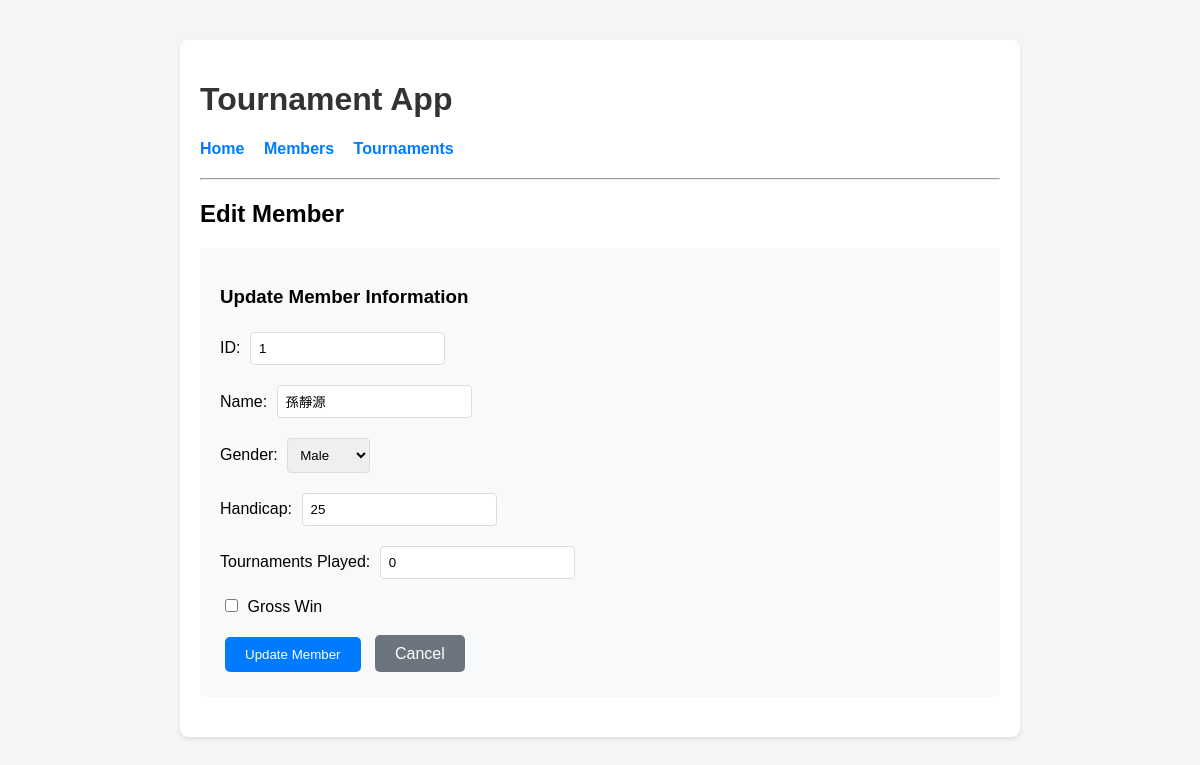
Page /edit_member/1 on the committed database.
### tables this page shows
CREATE TABLE members (
            id INTEGER PRIMARY KEY AUTOINCREMENT,
            name TEXT NOT NULL,
            handicap REAL NOT NULL,
            gross_win BOOLEAN DEFAULT 0
        , gender TEXT CHECK(gender IN ('Male', 'Female')) DEFAULT 'Male', tournaments_played INTEGER DEFAULT 0);

### app.py (the view, shortened to what this page needs)
@app.route('/edit_member/<int:member_id>', methods=['GET', 'POST'])
def edit_member(member_id):
    conn = get_db_connection()
    member = conn.execute('SELECT * FROM members WHERE id = ?', (member_id,)).fetchone()
    conn.close()
    if member is None:
        return redirect(url_for('members'))
    return render_template('edit_member.html', member=member)

### app.py (called while the page is built)
def get_db_connection():
    conn = sqlite3.connect(DATABASE)
    conn.row_factory = sqlite3.Row
    return conn

### templates/edit_member.html (shortened to what this page needs)
{% extends 'base.html' %}
{% block content %}
    <h2>Edit Member</h2>
    <form method="post">
        <h3>Update Member Information</h3>
        <div>
            <label for="id">ID:</label>
            <input type="number" id="id" name="id" value="{{ member.id }}" required min="1">
        </div>
        <div style="margin-top: 10px;">
            <label for="name">Name:</label>
            <input type="text" id="name" name="name" value="{{ member.name }}" required>
        </div>
        <div style="margin-top: 10px;">
            <label for="gender">Gender:</label>
            <select id="gender" name="gender" required>
                <option value="Male" {{ "selected" if member.gender == "Male" else "" }}>Male</option>
            </select>
        </div>
        <div style="margin-top: 10px;">
            <label for="handicap">Handicap:</label>
            <input type="number" step="1" id="handicap" name="handicap" value="{{ member.handicap|int }}" required>
        </div>
        <div style="margin-top: 10px;">
            <label for="tournaments_played">Tournaments Played:</label>
            <input type="number" id="tournaments_played" name="tournaments_played" value="{{ member.tournaments_played }}" min="0" required>
        </div>
        <div style="margin-top: 10px;">
            <label>
                <input type="checkbox" name="gross_win" {{ "checked" if member.gross_win else "" }}> Gross Win
            </label>
        </div>
        <div style="margin-top: 15px;">
            <button type="submit" style="background-color: #007bff; color: white; padding: 10px 20px; border: none; border-radius: 5px; cursor: pointer; margin-right: 10px;">Update Member</button>
            <a href="/members" style="background-color: #6c757d; color: white; padding: 10px 20px; text-decoration: none; border-radius: 5px;">Cancel</a>
        </div>
    </form>
{% endblock %}

### templates/base.html (style rules this page uses)
body { font-family: Arial, sans-serif; margin: 40px; background-color: #f5f5f5; }
form { background-color: #f8f9fa; padding: 20px; border-radius: 5px; margin-bottom: 20px; }
input, select, button { margin: 5px; padding: 8px; border: 1px solid #ddd; border-radius: 4px; }
button { background-color: #007bff; color: white; cursor: pointer; }

### rows in the picture
members: id "1", name "孫靜源", handicap "25", tournaments_played "0"
